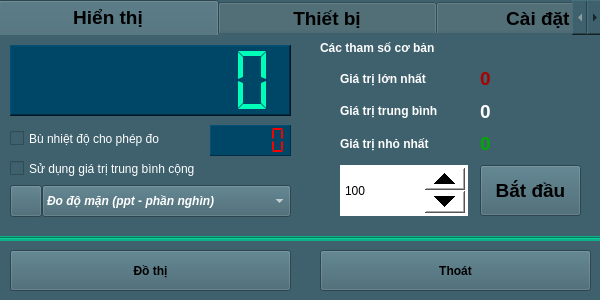
<?xml version="1.0" encoding="UTF-8"?>
<ui version="4.0">
 <class>Sensor_SEN0109</class>
 <widget class="QWidget" name="Sensor_SEN0109">
  <property name="geometry">
   <rect>
    <x>0</x>
    <y>0</y>
    <width>600</width>
    <height>300</height>
   </rect>
  </property>
  <property name="windowTitle">
   <string>Form</string>
  </property>
  <property name="windowIcon">
   <iconset resource="../image.qrc">
    <normaloff>:/image/SAS0109_Icon.jpg</normaloff>:/image/SAS0109_Icon.jpg</iconset>
  </property>
  <property name="styleSheet">
   <string notr="true">background-color: rgb(62, 97, 109);</string>
  </property>
  <widget class="QTabWidget" name="tabWidget">
   <property name="geometry">
    <rect>
     <x>-2</x>
     <y>0</y>
     <width>605</width>
     <height>238</height>
    </rect>
   </property>
   <property name="font">
    <font>
     <pointsize>14</pointsize>
     <weight>75</weight>
     <bold>true</bold>
    </font>
   </property>
   <property name="styleSheet">
    <string notr="true">background-color: rgb(62, 97, 109);</string>
   </property>
   <property name="currentIndex">
    <number>0</number>
   </property>
   <property name="elideMode">
    <enum>Qt::ElideNone</enum>
   </property>
   <widget class="QWidget" name="tab_Infor_2">
    <attribute name="title">
     <string>            Hiển thị            </string>
    </attribute>
    <widget class="QWidget" name="verticalLayoutWidget_6">
     <property name="geometry">
      <rect>
       <x>340</x>
       <y>30</y>
       <width>128</width>
       <height>92</height>
      </rect>
     </property>
     <layout class="QVBoxLayout" name="verticalLayout_6">
      <item>
       <widget class="QLabel" name="label_8">
        <property name="font">
         <font>
          <weight>75</weight>
          <bold>true</bold>
         </font>
        </property>
        <property name="styleSheet">
         <string notr="true">color: rgb(255, 255, 255);</string>
        </property>
        <property name="text">
         <string>Giá trị lớn nhất</string>
        </property>
       </widget>
      </item>
      <item>
       <widget class="QLabel" name="label_9">
        <property name="font">
         <font>
          <weight>75</weight>
          <bold>true</bold>
         </font>
        </property>
        <property name="styleSheet">
         <string notr="true">color: rgb(255, 255, 255);</string>
        </property>
        <property name="text">
         <string>Giá trị trung bình</string>
        </property>
       </widget>
      </item>
      <item>
       <widget class="QLabel" name="label_10">
        <property name="font">
         <font>
          <weight>75</weight>
          <bold>true</bold>
         </font>
        </property>
        <property name="styleSheet">
         <string notr="true">color: rgb(255, 255, 255);</string>
        </property>
        <property name="text">
         <string>Giá trị nhỏ nhất</string>
        </property>
       </widget>
      </item>
     </layout>
    </widget>
    <widget class="QWidget" name="verticalLayoutWidget_7">
     <property name="geometry">
      <rect>
       <x>480</x>
       <y>30</y>
       <width>101</width>
       <height>92</height>
      </rect>
     </property>
     <layout class="QVBoxLayout" name="verticalLayout_7">
      <item>
       <widget class="QLabel" name="label_ValueMax">
        <property name="font">
         <font>
          <pointsize>14</pointsize>
          <weight>75</weight>
          <bold>true</bold>
         </font>
        </property>
        <property name="styleSheet">
         <string notr="true">color: rgb(170, 0, 0);</string>
        </property>
        <property name="text">
         <string>0</string>
        </property>
       </widget>
      </item>
      <item>
       <widget class="QLabel" name="label_ValueAvg">
        <property name="font">
         <font>
          <pointsize>14</pointsize>
          <weight>75</weight>
          <bold>true</bold>
         </font>
        </property>
        <property name="styleSheet">
         <string notr="true">color: rgb(255, 255, 255);</string>
        </property>
        <property name="text">
         <string>0</string>
        </property>
       </widget>
      </item>
      <item>
       <widget class="QLabel" name="label_ValueMin">
        <property name="font">
         <font>
          <pointsize>14</pointsize>
          <weight>75</weight>
          <bold>true</bold>
         </font>
        </property>
        <property name="styleSheet">
         <string notr="true">color: rgb(0, 170, 0);</string>
        </property>
        <property name="text">
         <string>0</string>
        </property>
       </widget>
      </item>
     </layout>
    </widget>
    <widget class="QLCDNumber" name="lcdNumber_Value">
     <property name="geometry">
      <rect>
       <x>10</x>
       <y>10</y>
       <width>281</width>
       <height>71</height>
      </rect>
     </property>
     <property name="styleSheet">
      <string notr="true">background-color: rgb(0, 70, 102);
color: rgb(0, 254, 186);</string>
     </property>
     <property name="frameShape">
      <enum>QFrame::WinPanel</enum>
     </property>
     <property name="lineWidth">
      <number>1</number>
     </property>
     <property name="smallDecimalPoint">
      <bool>false</bool>
     </property>
     <property name="digitCount">
      <number>7</number>
     </property>
     <property name="segmentStyle">
      <enum>QLCDNumber::Flat</enum>
     </property>
     <property name="value" stdset="0">
      <double>0.000000000000000</double>
     </property>
     <property name="intValue" stdset="0">
      <number>0</number>
     </property>
    </widget>
    <widget class="QSpinBox" name="spinBox_setSample">
     <property name="geometry">
      <rect>
       <x>340</x>
       <y>130</y>
       <width>128</width>
       <height>51</height>
      </rect>
     </property>
     <property name="styleSheet">
      <string notr="true">QSpinBox
{
background-color: rgb(255, 255, 255);
color: rgb(0, 0, 0);
}
QSpinBox::up-button
{
    min-width:40px;
    min-height: 20px;
}
QSpinBox::down-button
{
    min-width: 40px;
    min-height: 20px;
}
</string>
     </property>
     <property name="minimum">
      <number>1</number>
     </property>
     <property name="maximum">
      <number>9999999</number>
     </property>
     <property name="value">
      <number>100</number>
     </property>
    </widget>
    <widget class="QPushButton" name="pushButton_getSamples">
     <property name="geometry">
      <rect>
       <x>480</x>
       <y>130</y>
       <width>101</width>
       <height>51</height>
      </rect>
     </property>
     <property name="font">
      <font>
       <pointsize>14</pointsize>
       <weight>75</weight>
       <bold>true</bold>
      </font>
     </property>
     <property name="styleSheet">
      <string notr="true"/>
     </property>
     <property name="text">
      <string>Bắt đầu</string>
     </property>
    </widget>
    <widget class="QLabel" name="label_sampleInfo">
     <property name="geometry">
      <rect>
       <x>320</x>
       <y>0</y>
       <width>261</width>
       <height>26</height>
      </rect>
     </property>
     <property name="font">
      <font>
       <weight>75</weight>
       <bold>true</bold>
      </font>
     </property>
     <property name="styleSheet">
      <string notr="true">color: rgb(255, 255, 255);</string>
     </property>
     <property name="text">
      <string>Các tham số cơ bản</string>
     </property>
    </widget>
    <widget class="QCheckBox" name="checkBox_setMathAvg">
     <property name="geometry">
      <rect>
       <x>10</x>
       <y>120</y>
       <width>281</width>
       <height>27</height>
      </rect>
     </property>
     <property name="styleSheet">
      <string notr="true">color: rgb(255, 255, 255);</string>
     </property>
     <property name="text">
      <string>Sử dụng giá trị trung bình cộng</string>
     </property>
    </widget>
    <widget class="QFrame" name="frame">
     <property name="geometry">
      <rect>
       <x>10</x>
       <y>150</y>
       <width>291</width>
       <height>41</height>
      </rect>
     </property>
     <property name="styleSheet">
      <string notr="true">background-color: rgb(62, 97, 109);</string>
     </property>
     <property name="frameShape">
      <enum>QFrame::NoFrame</enum>
     </property>
     <property name="frameShadow">
      <enum>QFrame::Raised</enum>
     </property>
     <widget class="QComboBox" name="comboBox_Unit">
      <property name="geometry">
       <rect>
        <x>32</x>
        <y>0</y>
        <width>249</width>
        <height>32</height>
       </rect>
      </property>
      <property name="font">
       <font>
        <weight>75</weight>
        <italic>true</italic>
        <bold>true</bold>
       </font>
      </property>
      <property name="styleSheet">
       <string notr="true">color: rgb(255, 255, 255);</string>
      </property>
      <item>
       <property name="text">
        <string>Đo độ mặn (ppt - phần nghìn)</string>
       </property>
      </item>
      <item>
       <property name="text">
        <string>Đo độ mặn (ppm - phần triệu)</string>
       </property>
      </item>
     </widget>
     <widget class="QPushButton" name="pushButton">
      <property name="geometry">
       <rect>
        <x>0</x>
        <y>0</y>
        <width>32</width>
        <height>32</height>
       </rect>
      </property>
      <property name="styleSheet">
       <string notr="true"/>
      </property>
      <property name="text">
       <string/>
      </property>
      <property name="icon">
       <iconset resource="../image.qrc">
        <normaloff>:/image/SAS0109_Icon.jpg</normaloff>:/image/SAS0109_Icon.jpg</iconset>
      </property>
      <property name="iconSize">
       <size>
        <width>32</width>
        <height>32</height>
       </size>
      </property>
     </widget>
    </widget>
    <widget class="QCheckBox" name="checkBox_setTemperature">
     <property name="geometry">
      <rect>
       <x>10</x>
       <y>90</y>
       <width>201</width>
       <height>27</height>
      </rect>
     </property>
     <property name="styleSheet">
      <string notr="true">color: rgb(255, 255, 255);
background-color: rgb(62, 97, 109);</string>
     </property>
     <property name="text">
      <string>Bù nhiệt độ cho phép đo</string>
     </property>
     <property name="checked">
      <bool>false</bool>
     </property>
    </widget>
    <widget class="QLCDNumber" name="lcdNumber_Temp">
     <property name="geometry">
      <rect>
       <x>210</x>
       <y>90</y>
       <width>81</width>
       <height>31</height>
      </rect>
     </property>
     <property name="styleSheet">
      <string notr="true">color: rgb(255, 0, 0);
background-color: rgb(0, 70, 102);</string>
     </property>
     <property name="frameShape">
      <enum>QFrame::Panel</enum>
     </property>
     <property name="lineWidth">
      <number>1</number>
     </property>
     <property name="smallDecimalPoint">
      <bool>false</bool>
     </property>
     <property name="digitCount">
      <number>5</number>
     </property>
     <property name="segmentStyle">
      <enum>QLCDNumber::Flat</enum>
     </property>
     <property name="value" stdset="0">
      <double>0.000000000000000</double>
     </property>
     <property name="intValue" stdset="0">
      <number>0</number>
     </property>
    </widget>
   </widget>
   <widget class="QWidget" name="tab_4">
    <attribute name="title">
     <string>            Thiết bị            </string>
    </attribute>
    <widget class="QWidget" name="verticalLayoutWidget_8">
     <property name="geometry">
      <rect>
       <x>150</x>
       <y>10</y>
       <width>291</width>
       <height>101</height>
      </rect>
     </property>
     <layout class="QVBoxLayout" name="verticalLayout_8">
      <item>
       <widget class="QLabel" name="label_Name">
        <property name="styleSheet">
         <string notr="true">color: rgb(255, 255, 255);</string>
        </property>
        <property name="text">
         <string/>
        </property>
       </widget>
      </item>
      <item>
       <widget class="QLabel" name="label_Address">
        <property name="styleSheet">
         <string notr="true">color: rgb(255, 255, 255);</string>
        </property>
        <property name="text">
         <string/>
        </property>
       </widget>
      </item>
      <item>
       <widget class="QLabel" name="label_SerialNumber">
        <property name="styleSheet">
         <string notr="true">color: rgb(255, 255, 255);</string>
        </property>
        <property name="text">
         <string/>
        </property>
       </widget>
      </item>
     </layout>
    </widget>
    <widget class="QWidget" name="verticalLayoutWidget_9">
     <property name="geometry">
      <rect>
       <x>10</x>
       <y>10</y>
       <width>111</width>
       <height>131</height>
      </rect>
     </property>
     <layout class="QVBoxLayout" name="verticalLayout_9">
      <item>
       <widget class="QLabel" name="label_13">
        <property name="styleSheet">
         <string notr="true">color: rgb(255, 255, 255);</string>
        </property>
        <property name="text">
         <string>Tên thiết bị:</string>
        </property>
       </widget>
      </item>
      <item>
       <widget class="QLabel" name="label_14">
        <property name="styleSheet">
         <string notr="true">color: rgb(255, 255, 255);</string>
        </property>
        <property name="text">
         <string>Địa chỉ:</string>
        </property>
       </widget>
      </item>
      <item>
       <widget class="QLabel" name="label_18">
        <property name="styleSheet">
         <string notr="true">color: rgb(255, 255, 255);</string>
        </property>
        <property name="text">
         <string>Mã sê-ri:</string>
        </property>
       </widget>
      </item>
      <item>
       <widget class="QLabel" name="label_19">
        <property name="styleSheet">
         <string notr="true">color: rgb(255, 255, 255);</string>
        </property>
        <property name="text">
         <string>Mô tả:</string>
        </property>
       </widget>
      </item>
     </layout>
    </widget>
    <widget class="QWidget" name="verticalLayoutWidget_10">
     <property name="geometry">
      <rect>
       <x>150</x>
       <y>110</y>
       <width>291</width>
       <height>61</height>
      </rect>
     </property>
     <layout class="QVBoxLayout" name="verticalLayout_10">
      <item>
       <widget class="QLabel" name="label_Description">
        <property name="styleSheet">
         <string notr="true">color: rgb(255, 255, 255);</string>
        </property>
        <property name="text">
         <string/>
        </property>
        <property name="alignment">
         <set>Qt::AlignLeading|Qt::AlignLeft|Qt::AlignTop</set>
        </property>
       </widget>
      </item>
     </layout>
    </widget>
   </widget>
   <widget class="QWidget" name="tab_6">
    <attribute name="title">
     <string>           Cài đặt            </string>
    </attribute>
    <widget class="QLabel" name="label_23">
     <property name="geometry">
      <rect>
       <x>277</x>
       <y>40</y>
       <width>41</width>
       <height>22</height>
      </rect>
     </property>
     <property name="styleSheet">
      <string notr="true">color: rgb(255, 255, 255);</string>
     </property>
     <property name="text">
      <string>(ms)</string>
     </property>
    </widget>
    <widget class="QLabel" name="label_24">
     <property name="geometry">
      <rect>
       <x>20</x>
       <y>40</y>
       <width>141</width>
       <height>22</height>
      </rect>
     </property>
     <property name="styleSheet">
      <string notr="true">color: rgb(255, 255, 255);</string>
     </property>
     <property name="text">
      <string>Thời gian lấy mẫu :</string>
     </property>
    </widget>
    <widget class="QPushButton" name="pushButton_SetSampleTime">
     <property name="geometry">
      <rect>
       <x>360</x>
       <y>20</y>
       <width>201</width>
       <height>61</height>
      </rect>
     </property>
     <property name="font">
      <font>
       <pointsize>14</pointsize>
       <weight>75</weight>
       <bold>true</bold>
      </font>
     </property>
     <property name="text">
      <string>Cài đặt</string>
     </property>
    </widget>
    <widget class="QSpinBox" name="spinBox_SampleTime">
     <property name="geometry">
      <rect>
       <x>160</x>
       <y>10</y>
       <width>111</width>
       <height>81</height>
      </rect>
     </property>
     <property name="styleSheet">
      <string notr="true">QSpinBox
{
background-color: rgb(255, 255, 255);
color: rgb(0, 0, 0);
}
QSpinBox::up-button
{
    min-width:40px;
    min-height: 20px;
}
QSpinBox::down-button
{
    min-width: 40px;
    min-height: 20px;
}
</string>
     </property>
     <property name="minimum">
      <number>10</number>
     </property>
     <property name="maximum">
      <number>9999999</number>
     </property>
     <property name="value">
      <number>100</number>
     </property>
    </widget>
    <widget class="Line" name="line_2">
     <property name="geometry">
      <rect>
       <x>210</x>
       <y>110</y>
       <width>101</width>
       <height>16</height>
      </rect>
     </property>
     <property name="orientation">
      <enum>Qt::Horizontal</enum>
     </property>
    </widget>
    <widget class="QPushButton" name="pushButton_Calib">
     <property name="geometry">
      <rect>
       <x>360</x>
       <y>140</y>
       <width>201</width>
       <height>51</height>
      </rect>
     </property>
     <property name="font">
      <font>
       <weight>75</weight>
       <bold>true</bold>
      </font>
     </property>
     <property name="text">
      <string>Hiệu chuẩn</string>
     </property>
    </widget>
    <widget class="QLabel" name="label_25">
     <property name="geometry">
      <rect>
       <x>320</x>
       <y>100</y>
       <width>151</width>
       <height>22</height>
      </rect>
     </property>
     <property name="styleSheet">
      <string notr="true">color: rgb(255, 255, 255);</string>
     </property>
     <property name="text">
      <string>Hiệu chuẩn thiết bị </string>
     </property>
    </widget>
    <widget class="QPushButton" name="pushButton_SetZero">
     <property name="geometry">
      <rect>
       <x>70</x>
       <y>140</y>
       <width>201</width>
       <height>51</height>
      </rect>
     </property>
     <property name="font">
      <font>
       <weight>75</weight>
       <bold>true</bold>
      </font>
     </property>
     <property name="text">
      <string>Thiết lập điểm 0 (Zero)</string>
     </property>
    </widget>
    <widget class="QLabel" name="label_26">
     <property name="geometry">
      <rect>
       <x>20</x>
       <y>100</y>
       <width>181</width>
       <height>22</height>
      </rect>
     </property>
     <property name="styleSheet">
      <string notr="true">color: rgb(255, 255, 255);</string>
     </property>
     <property name="text">
      <string>Thiết lập điểm tham chiếu</string>
     </property>
    </widget>
    <widget class="Line" name="line_3">
     <property name="geometry">
      <rect>
       <x>460</x>
       <y>110</y>
       <width>101</width>
       <height>16</height>
      </rect>
     </property>
     <property name="orientation">
      <enum>Qt::Horizontal</enum>
     </property>
    </widget>
    <widget class="QLabel" name="label_calibInfo">
     <property name="geometry">
      <rect>
       <x>330</x>
       <y>120</y>
       <width>241</width>
       <height>22</height>
      </rect>
     </property>
     <property name="font">
      <font>
       <italic>true</italic>
      </font>
     </property>
     <property name="styleSheet">
      <string notr="true">color: rgb(255, 255, 127);</string>
     </property>
     <property name="text">
      <string>(chưa hiệu chuẩn)</string>
     </property>
    </widget>
   </widget>
  </widget>
  <widget class="Line" name="line">
   <property name="geometry">
    <rect>
     <x>-2</x>
     <y>236</y>
     <width>605</width>
     <height>5</height>
    </rect>
   </property>
   <property name="styleSheet">
    <string notr="true">background-color: rgb(12, 179, 136);</string>
   </property>
   <property name="frameShadow">
    <enum>QFrame::Sunken</enum>
   </property>
   <property name="orientation">
    <enum>Qt::Horizontal</enum>
   </property>
  </widget>
  <widget class="QPushButton" name="pushButton_ChartZoom">
   <property name="geometry">
    <rect>
     <x>10</x>
     <y>250</y>
     <width>281</width>
     <height>41</height>
    </rect>
   </property>
   <property name="font">
    <font>
     <weight>75</weight>
     <bold>true</bold>
    </font>
   </property>
   <property name="text">
    <string>Đồ thị</string>
   </property>
  </widget>
  <widget class="QPushButton" name="pushButton_Exit">
   <property name="geometry">
    <rect>
     <x>320</x>
     <y>250</y>
     <width>271</width>
     <height>41</height>
    </rect>
   </property>
   <property name="font">
    <font>
     <weight>75</weight>
     <bold>true</bold>
    </font>
   </property>
   <property name="text">
    <string>Thoát</string>
   </property>
  </widget>
 </widget>
 <resources>
  <include location="../image.qrc"/>
 </resources>
 <connections/>
</ui>
